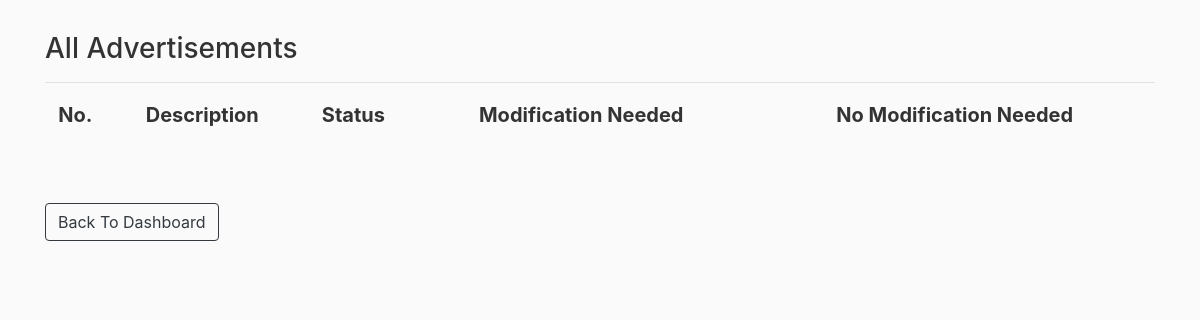
/cp_advt (signed in), run on an earlier commit of the app's database.
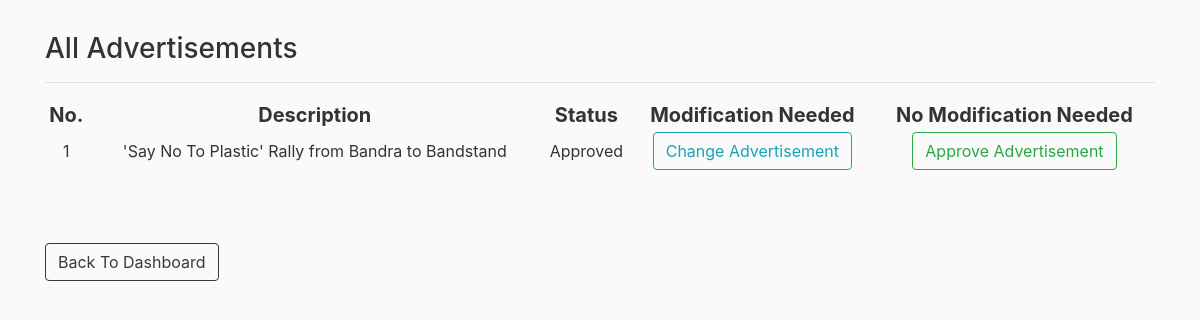
And on a later commit of the database.
### rbac/models.py (models this page shows)
class Advertisement(db.Model):
    id = db.Column(db.Integer, primary_key=True)
    description = db.Column(db.String(200), nullable=False)
    college_list = db.relationship('College', backref='advertisement', lazy=True)
    status = db.Column(db.String(20), nullable=False) #0=not approved; 1=approved;

### rbac/routes.py (the view)
@app.route("/cp_advt", methods=['GET','POST'])
@login_required
def cp_advt():
    if get_role(current_user) != 'CP':
        return redirect(url_for('home'))
    advts = Advertisement.query.all()
    return render_template('cp_advt.html',advts=advts)

### rbac/models.py (called while the page is built)
@login_manager.user_loader
def load_user(user_id):
    return User.query.get(int(user_id))

### rbac/templates/cp_advt.html
{% extends "layout.html" %}
{% block content %}
    <h3>All Advertisements</h3>
    <table style="width: 100%; text-align: center;">
        <tr style="font-size: 20px;">
                <th>No.</th>
                <th>Description</th>
                <th>Status</th>
                <th>Modification Needed</th>
                <th>No Modification Needed</th>
        </tr>
        <hr>
        {% for advt in advts %}
            <tr>
                <td>{{ loop.index }}</td>
                <td>{{ advt.description }}</td>
                <td>
                    {% if advt.status == '1' %}
                        Approved
                    {% elif advt.status == '0' %}
                        Not Approved
                    {% elif advt.status == '2' %}
                        Changes Needed
                    {% endif %}
                </td>
                <td><a class="btn btn-outline-info" role="button" href="{{ url_for('change_advt',id=advt.id)}}">Change Advertisement</a></td>
                <td><a class="btn btn-outline-success" role="button" href="{{ url_for('approve_advt',id=advt.id)}}">Approve Advertisement</a></td>
            </tr>
        {% endfor %}
    </table>
    <br><br><br>
    <a href="{{ url_for('cp_dashboard') }}" class="btn btn-outline-dark" >Back To Dashboard</a>
{% endblock content %}

What changed in the data, as far as the page shows it:
added Advertisement: description "'Say No To Plastic' Rally from Bandra to Bandstand", status "Approved"
